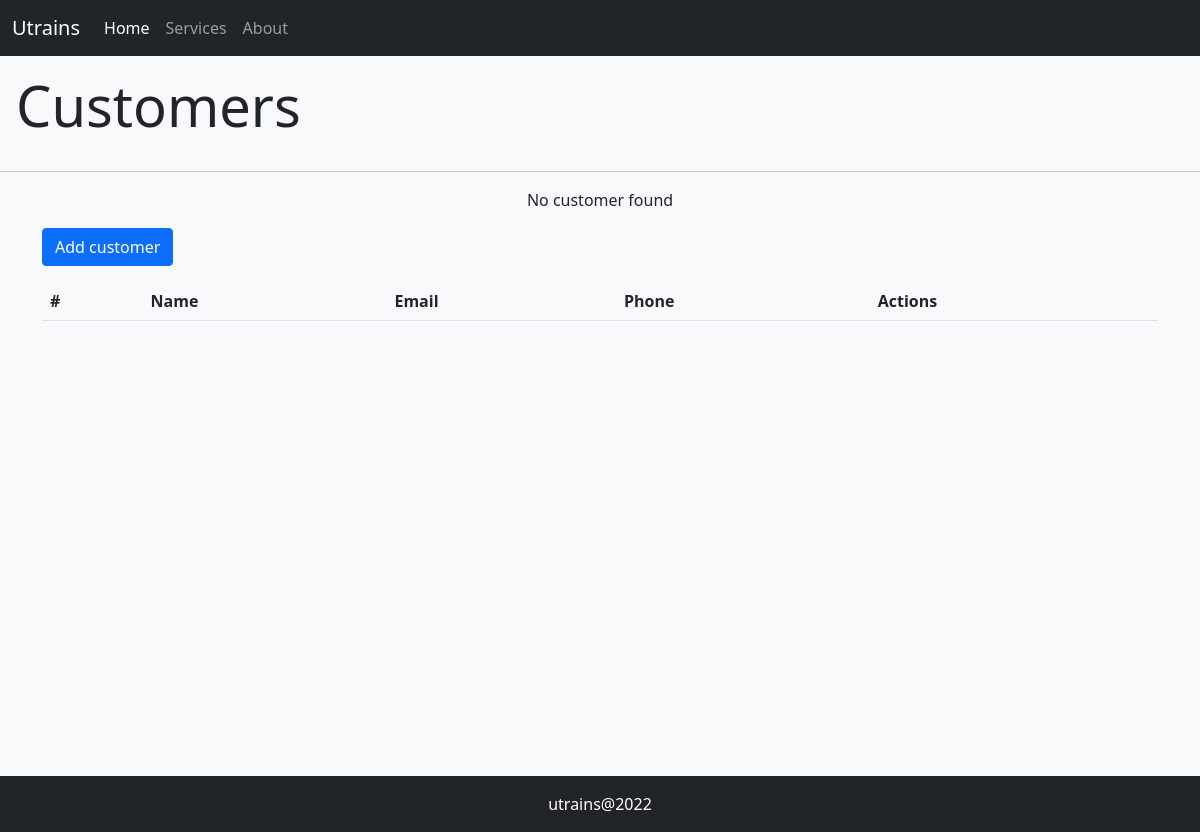
Before: / with the older database file.
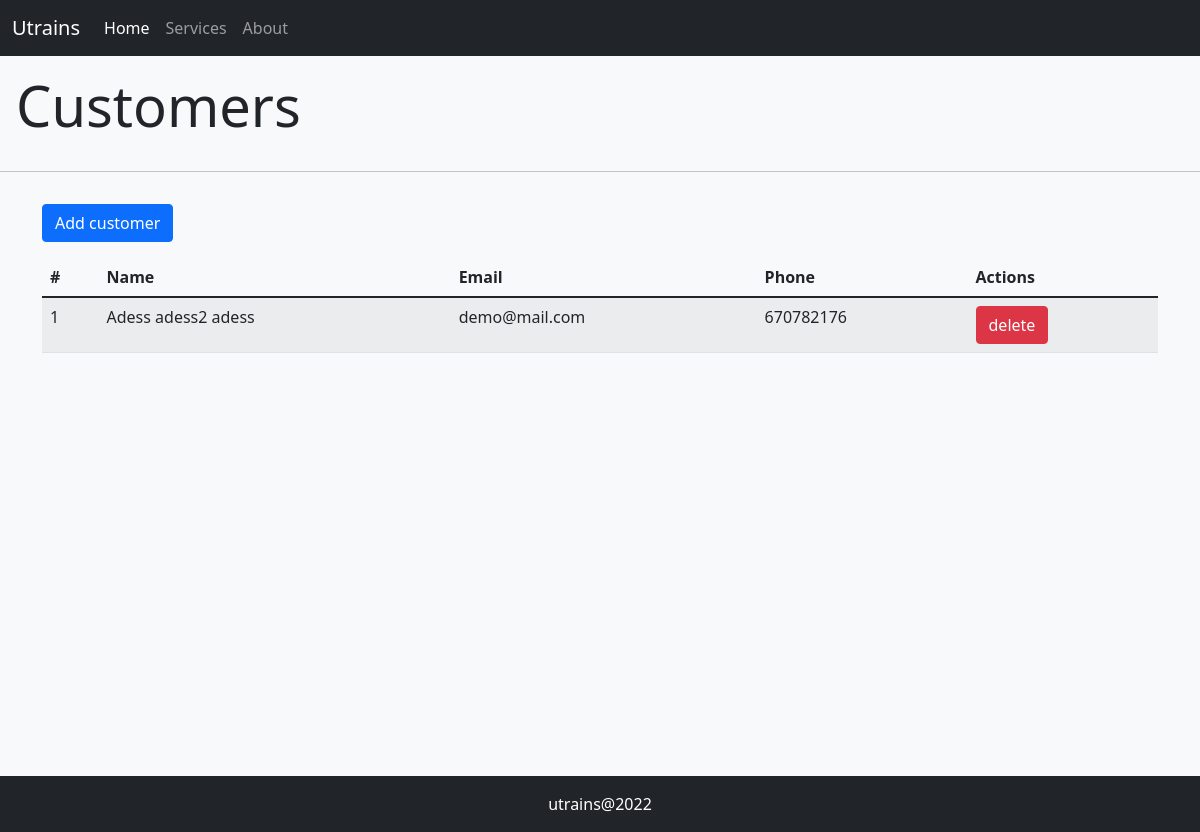
After: the same page with the newer database file.
### crm/models.py (models this page shows, shortened)
class Customer(models.Model):
    email = models.EmailField("Email", blank=True, unique=True)
    name = models.CharField("Name", blank=False, max_length=50)
    phone = models.CharField("Phone", blank=False, max_length=30, unique=True)

### crm/views.py (the view)
# urls.py: path('', get_customers),
def get_customers(request):
    customers = Customer.objects.all()
    return render(request, 'crm/customers.html', {
        'customers': customers
    })

### crm/templates/crm/customers.html (shortened to what this page needs)
{% extends 'base.html' %} {% block content %}
<h1 class="display-4 p-3">Customers</h1>
<hr/>
<div class="container m-auto">
    <table class="table table-striped table-hover table-responsive">
        <thead>
            <tr>
                <th>#</th>
                <th>Name</th>
                <th>Email</th>
                <th>Phone</th>
                <th>Actions</th>
            </tr>
        </thead>
        <tbody class="table-hover">
            {% for item in customers %}
            <tr>
                <td>{{item.id}}</td>
                <td>{{item.name}}</td>
                <td>{{item.email}}</td>
                <td>{{item.phone}}</td>
                <td>
                    <a id="{{item.id}}" href="/delete_customer/{{item.id}}" class="btn btn-danger">
                        <span class="">delete</span>
                    </a>
                </td>
            </tr>
            {% endfor %}
        </tbody>
        {% if not customers %}
        <div class="text-center">
            <span>No customer found</span>
        </div>
        {% endif %}
        <div class="py-3">
            <button class="btn btn-primary" data-bs-toggle="modal" data-bs-target="#exampleModal" id="btn-add-customer">
                Add customer
            </button>
        </div>
    </table>
</div>
{% endblock content %}

### templates/base.html (shortened to what this page needs)
{% load static %}
<html>
    <head>
        <link rel="stylesheet" href="https://cdn.jsdelivr.net/npm/bootstrap@5.1.3/dist/css/bootstrap.min.css">
        <link rel="stylesheet" href="https://cdn.jsdelivr.net/npm/@fortawesome/fontawesome-free@5.15.4/css/fontawesome.min.css">
    </head>
    <body>
        <header>
            <nav class="navbar navbar-expand-lg navbar-dark bg-dark">
                <div class="container-fluid">
                    <a class="navbar-brand" href="#">Utrains</a>
                    <div class="collapse navbar-collapse" id="navbarNav">
                        <ul class="navbar-nav">
                            {% block navigation %}
                            <li class="nav-item">
                                <a class="nav-link active" aria-current="page" href="#">Home</a>
                            </li>
                            <li class="nav-item">
                                <a class="nav-link" href="#">Services</a>
                            </li>
                            <li class="nav-item">
                                <a class="nav-link" href="#">About</a>
                            </li>
                            {% endblock navigation %}
                        </ul>
                    </div>
                </div>
            </nav>
        </header>
        <main class="bg-light" style="min-height:90vh">
            {% block content %}
            {% endblock content %}
        </main>
        <footer class="py-3 bg-dark text-white">
            <div class="container m-auto text-center">
                utrains@2022
            </div>
        </footer>
    </body>
</html>

Changed rows visible on the page:
added Customer: id "1", name "Adess adess2 adess", email "demo@mail.com", phone "670782176"
Other visible differences:
text no longer shown: "No customer found"
